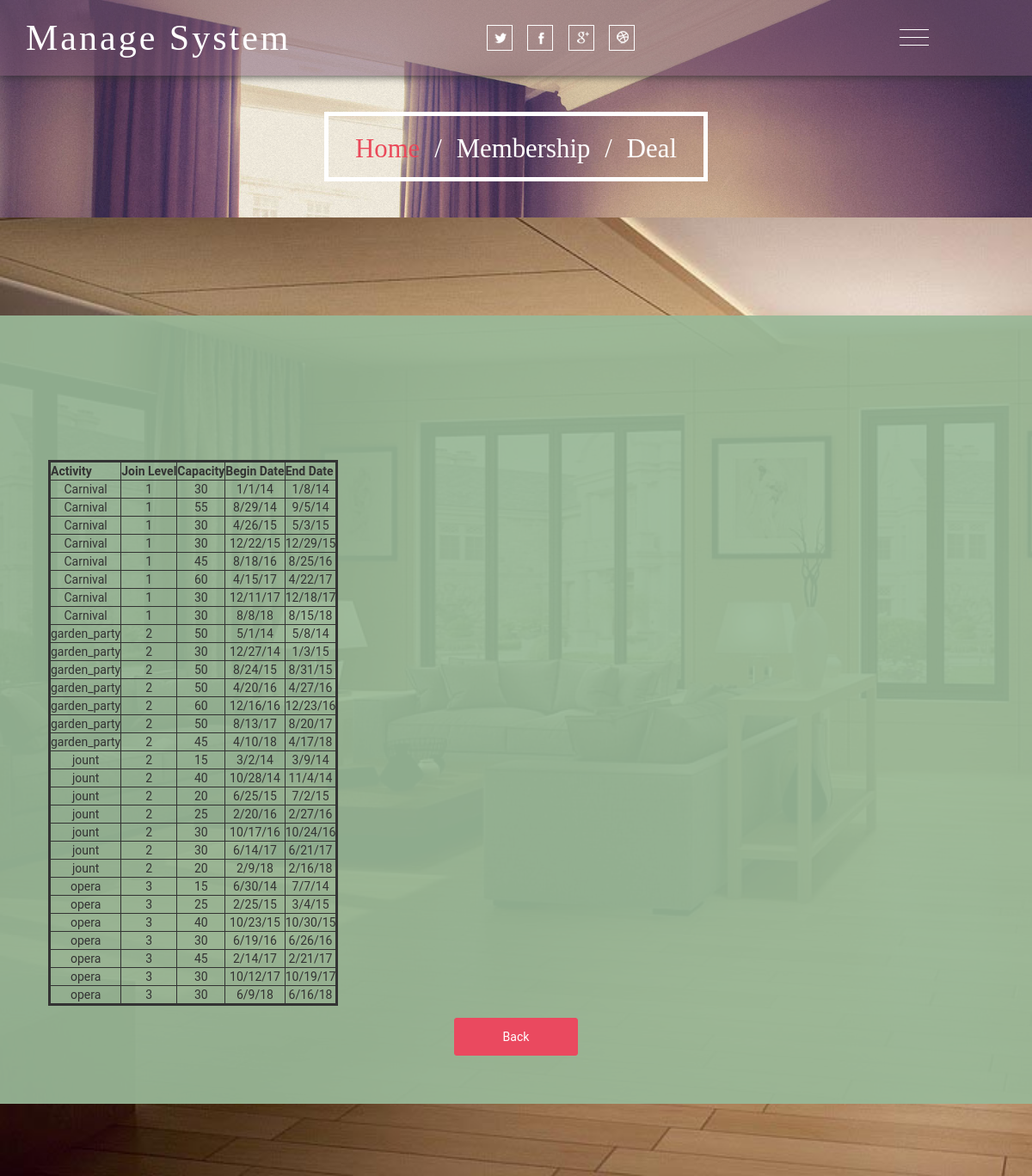
The app's page /membership with its own data.
### database_table.py (models this page shows)
class Deal(db.Model):
    __tablename__ = 'Deal'
    activity = db.Column(db.String(30))
    joinLevel = db.Column(db.String(10))
    capacity = db.Column(db.SmallInteger)
    beginDate = db.Column(db.SmallInteger)
    endDate = db.Column(db.SmallInteger)
    dealNo = db.Column(db.SmallInteger, primary_key = True)

### database_table.py (the view)
@app.route('/membership')
def membership():
    sqlite_file = os.path.join(basedir, 'hotel_manager.sqlite')
    conn = sqlite3.connect(sqlite_file)
    cursor = conn.cursor()
    cursor.execute('select * from Deal')
    data = cursor.fetchall()
    conn.close()
    return render_template('membership.html', items = data)

### templates/membership.html (shortened to what this page needs)
<!DOCTYPE html>
<html>
<head>
<link href="{{url_for('static', filename='css/bootstrap.css')}}" type="text/css" rel="stylesheet" media="all">
<link href="{{url_for('static', filename='css/style.css')}}" type="text/css" rel="stylesheet" media="all">
<link href="{{url_for('static', filename='css/menu.css')}}" rel="stylesheet" type="text/css" media="all" />
</head>
<body>
	<div class="banner about-banner">
		<div class="header">
			<div class="container">
				<div class="logo">
					<h1><a href="/">Manage <span>System</span></a></h1>
				</div>
				<div class="social-icons">
					<ul>
						<li><a href="#"> </a></li>
						<li><a href="#" class="fb"> </a></li>
						<li><a href="#" class="in"> </a></li>
						<li><a href="#" class="dott"> </a></li>
					</ul>
				</div>
				<div class="menu">
					<section class="main">
						<div class="open-overlay"> <span class="bar-top"></span> <span class="bar-middle"></span> <span class="bar-bottom"></span> </div>
					</section>
				</div>
				<div class="clearfix"> </div>
			</div>
		</div>
		<div class="banner-text about-banner-text">
			<div class="container">
				<h2><a href="/">Home</a><span> / </span>Membership<span> / </span>Deal</h2>
			</div>
		</div>
	</div>
    <div class="address">
    <div class="address-grid"style="width:100%;margin-top: 30px">
    </div>
    <div class="address-grid"style="width:100%;margin-top:0px;text-align:center">
    <table style = "border:3px solid; padding:5px;" rules="all" cellpadding='5'>
        <thead>
        <tr>
            <th>Activity</th>
            <th>Join Level</th>
            <th>Capacity</th>
            <th>Begin Date</th>
            <th>End Date</th>
        </tr>
        </thead>
        <tbody>
            {% for item in items %}
            <tr>
                {% if item[0] != "activity" %}
                <td>{{item[0]}}</td>
                {% endif %}
                {% if item[1] != "joinLevel" %}
                <td>{{item[1]}}</td>
                {% endif %}
                {% if item[2] != "capacity" %}
                <td>{{item[2]}}</td>
                {% endif %}
                {% if item[3] != "beginDate" %}
                <td>{{item[3]}}</td>
                {% endif %}
                {% if item[4] != "endDate" %}
                <td>{{item[4]}}</td>
                {% endif %}
            </tr>
            {% endfor %}
        </tbody>
    </table>
    <input type = "submit" value="Back" onclick="window.location.href='/customer'">
    </div>
    </div>
</body>
</html>

### static/css/style.css (style rules this page uses)
body { margin:0; font-family: 'Roboto', sans-serif; background: #fff; }
body a { transition: 0.5s all; -webkit-transition: 0.5s all; -moz-transition: 0.5s all; -o-transition: 0.5s all; -ms-transition: 0.5s all; text-decoration:none; }
h1,h2,h3,h4,h5,h6 { margin:0; }
ul,label { margin:0; padding:0; }
.banner { background-image: url("../images/overlay.png"),url(../images/a.jpg); background-repeat: repeat, no-repeat; background-size: 4%, cover; font-weight: 300; background-position:center 0px; }
.header { padding: 1.5em 0; background: rgba(122, 86, 113, 0.51); -webkit-box-shadow: 0px 0px 10px #2D2D2D; -moz-box-shadow: 0px 0px 10px #2D2D2D; box-shadow: 0px 0px 10px #2D2D2D; position: relative; }
.logo,.social-icons { float: left; width:47%; }
.logo h1 { font-size: 3em; color: #fff; letter-spacing: 5px; font-family: 'Great Vibes', cursive; }
.logo h1 a { color: #fff; }
.social-icons ul { display: block; padding: 0; margin-top: 0.6em; line-height: 0; }
.social-icons ul li { display:inline-block; }
.social-icons ul li a { background: url(../images/social-icons.png) no-repeat 2px 1px; display: block; height: 30px; width: 30px; margin-right: 1em; -webkit-transition: .5s all; transition: .5s all; -moz-transition: .5s all; border: 1px solid #fff; }
.social-icons ul li a.fb { background-position:2px -31px; }
.social-icons ul li a.in { background-position: 3px -64px; }
.social-icons ul li a.dott { background-position: 2px -97px; }
.banner-text { padding: 12em 0; text-align: center; }
.banner-text h2 { font-size: 3em; color: #fff; border: 5px solid #fff; display: inline-block; padding: .7em 1em .6em; font-family: 'Great Vibes', cursive; }
.banner-text.about-banner-text { padding: 3em 0; }
.banner-text.about-banner-text h2 { font-size: 2.5em; padding: .7em 1em .5em; }
.banner-text.about-banner-text h2 a { color: #EA495A; }
.banner-text.about-banner-text h2 span { margin: 0 0.3em; }
.address { background: url(../images/slid.jpg)no-repeat fixed; background-size: cover; padding: 7em 0; }
.address-grid { background-color: rgba(153, 185, 152, 0.93); padding: 4em; }
.address input[type="submit"] { border: none; outline: none; color: #fff; padding: .8em 4em; font-size: 1em; margin: 1em 0 0 0; -webkit-appearance: none; background: #EA495F; border: solid 1px #EA495F; border-radius: 3px; -webkit-border-radius: 3px; -moz-border-radius: 3px; transition: 0.5s all; -webkit-transition: 0.5s all; -o-transition: 0.5s all; -moz-transition: 0.5s all; -ms-transition: 0.5s all; font-family: 'Roboto', sans-serif; }
@media (max-width:1366px) { .banner-text { padding: 11em 0; } }
@media (max-width:1280px) { .logo h1 { letter-spacing: 3px; } }
@media (max-width:1280px) { .address { padding: 6em 0; } }
@media (max-width:1280px) { .banner-text.about-banner-text h2 { font-size: 2.2em; } }

### static/css/menu.css (style rules this page uses)
.open-overlay { position: absolute; right: 12%; top: 30%; z-index: 100; width: 34px; display: block; cursor: pointer; }
.open-overlay span { display: block; height: 1px; background-color: #fff; cursor: pointer; margin-top: 8px; }
@media (max-width:1280px) { .open-overlay { right: 10%; } }

### records on screen
Deal: activity "Carnival", joinLevel "1", capacity "30", beginDate "1/1/14", endDate "1/8/14"
Deal: activity "Carnival", joinLevel "1", capacity "55", beginDate "8/29/14", endDate "9/5/14"
Deal: activity "Carnival", joinLevel "1", capacity "30", beginDate "4/26/15", endDate "5/3/15"
Deal: activity "Carnival", joinLevel "1", capacity "30", beginDate "12/22/15", endDate "12/29/15"
Deal: activity "Carnival", joinLevel "1", capacity "45", beginDate "8/18/16", endDate "8/25/16"
Deal: activity "Carnival", joinLevel "1", capacity "60", beginDate "4/15/17", endDate "4/22/17"
Deal: activity "Carnival", joinLevel "1", capacity "30", beginDate "12/11/17", endDate "12/18/17"
Deal: activity "Carnival", joinLevel "1", capacity "30", beginDate "8/8/18", endDate "8/15/18"
Deal: activity "garden_party", joinLevel "2", capacity "50", beginDate "5/1/14", endDate "5/8/14"
Deal: activity "garden_party", joinLevel "2", capacity "30", beginDate "12/27/14", endDate "1/3/15"
Deal: activity "garden_party", joinLevel "2", capacity "50", beginDate "8/24/15", endDate "8/31/15"
Deal: activity "garden_party", joinLevel "2", capacity "50", beginDate "4/20/16", endDate "4/27/16"
Deal: activity "garden_party", joinLevel "2", capacity "60", beginDate "12/16/16", endDate "12/23/16"
Deal: activity "garden_party", joinLevel "2", capacity "50", beginDate "8/13/17", endDate "8/20/17"
Deal: activity "garden_party", joinLevel "2", capacity "45", beginDate "4/10/18", endDate "4/17/18"
Deal: activity "jount", joinLevel "2", capacity "15", beginDate "3/2/14", endDate "3/9/14"
Deal: activity "jount", joinLevel "2", capacity "40", beginDate "10/28/14", endDate "11/4/14"
Deal: activity "jount", joinLevel "2", capacity "20", beginDate "6/25/15", endDate "7/2/15"
Deal: activity "jount", joinLevel "2", capacity "25", beginDate "2/20/16", endDate "2/27/16"
Deal: activity "jount", joinLevel "2", capacity "30", beginDate "10/17/16", endDate "10/24/16"
Deal: activity "jount", joinLevel "2", capacity "30", beginDate "6/14/17", endDate "6/21/17"
Deal: activity "jount", joinLevel "2", capacity "20", beginDate "2/9/18", endDate "2/16/18"
Deal: activity "opera", joinLevel "3", capacity "15", beginDate "6/30/14", endDate "7/7/14"
Deal: activity "opera", joinLevel "3", capacity "25", beginDate "2/25/15", endDate "3/4/15"
Deal: activity "opera", joinLevel "3", capacity "40", beginDate "10/23/15", endDate "10/30/15"
Deal: activity "opera", joinLevel "3", capacity "30", beginDate "6/19/16", endDate "6/26/16"
Deal: activity "opera", joinLevel "3", capacity "45", beginDate "2/14/17", endDate "2/21/17"
Deal: activity "opera", joinLevel "3", capacity "30", beginDate "10/12/17", endDate "10/19/17"
Deal: activity "opera", joinLevel "3", capacity "30", beginDate "6/9/18", endDate "6/16/18"
